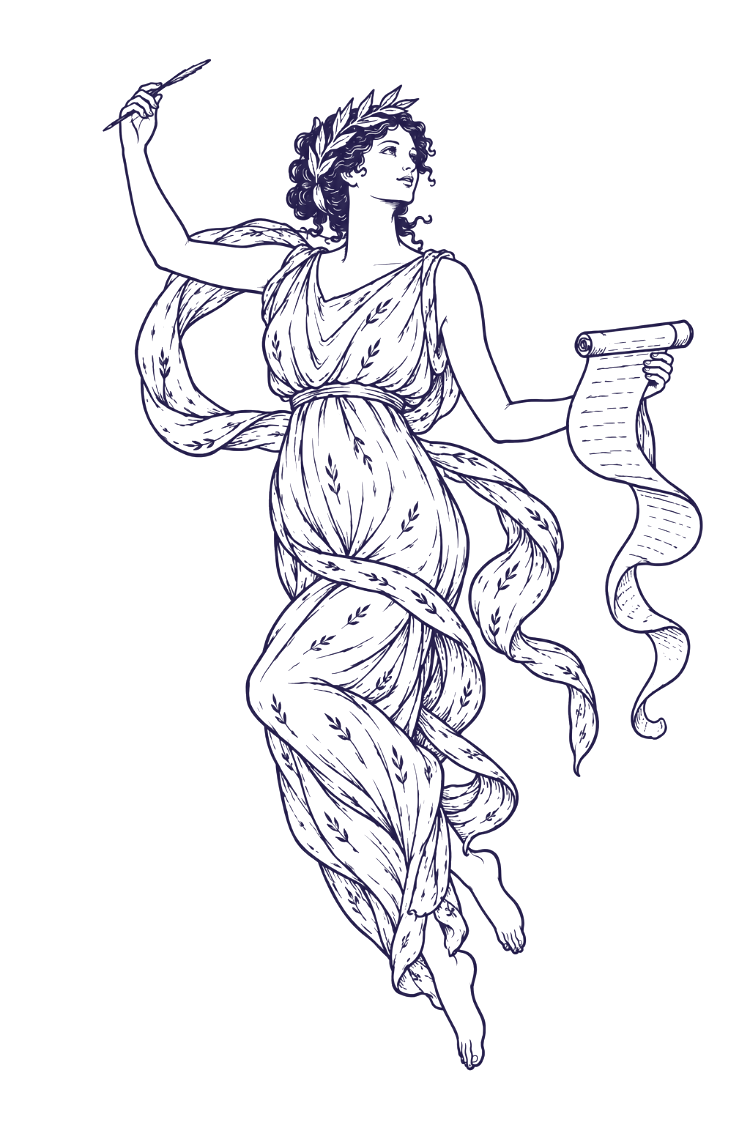
#> input picture kit/ilustraciones/musas/tinta/Caliope.png, 750 x 1125 px; its folder holds only this picture in this run
$ python duotono.py ../ilustraciones/musas/tinta/Caliope.png
#> lines starting #> are read from the running program, lines starting #| are printed output that depends on the picture
#!/usr/bin/env python3
"""Mooza · fotos: tinta azul con transparencia (el modo oficial) y duotono de dos colores.

TINTA (por defecto): relleno sólido azul #1b1444 con máscara = canal verde de la foto, invertido (alfa = 255 - verde).
Es el procedimiento de kit/fotos/ejemplo/procedimiento-foto-mooza.psd. Sin ajustes, el resultado es idéntico a la máscara del PSD.

DUOTONO (con --paleta). Procedimiento:
  1. Escala de grises por luminancia (0,2126 R + 0,7152 G + 0,0722 B).
  2. Niveles: el punto negro y el blanco salen de los percentiles 1 y 99, y luego se aplican gamma y contraste.
  3. Mapa de degradado de dos colores: las sombras toman el color oscuro y las luces el claro.
  4. Grano opcional, sutil, para que el plano no se vea digital.

Uso:
  python3 kit/duotono/duotono.py foto.jpg                         # tinta azul con transparencia (PNG RGBA)
  python3 kit/duotono/duotono.py carpeta/ --salida salida/ --fondo amarillo   # y vista previa JPG sobre amarillo
  python3 kit/duotono/duotono.py foto.jpg --paleta azul-amarillo   # duotono de dos colores
  python3 kit/duotono/duotono.py carpeta/ --paleta azul-naranja --lado 1600 --grano 0.03
Requiere Pillow y numpy.
"""
import argparse
import sys
from pathlib import Path

import numpy as np
from PIL import Image, ImageOps

# sombra, luz. Todos son colores de la paleta (tokens/colors.css).
PALETAS = {
    "azul-amarillo": ("#1b1444", "#fcee21"),
    "azul-naranja": ("#1b1444", "#fbb03b"),
    "azul-claro": ("#1b1444", "#f2f2f2"),
}


def rgb(h):
    return np.array([int(h[i:i + 2], 16) for i in (1, 3, 5)], dtype=np.float32)


def curva(t, c):
    """Contraste: 1 es lineal y más de 1 es una curva en S."""
    if c == 1:
        return t
    s = t * t * (3 - 2 * t)
    return t + (s - t) * min(1.0, c - 1)


def duotono(img, paleta, contraste=1.15, gamma=1.0, grano=0.0, negro=1, blanco=99, lado=None, semilla=7):
    img = ImageOps.exif_transpose(img).convert("RGB")
    if lado and max(img.size) > lado:
        k = lado / max(img.size)
        img = img.resize((round(img.width * k), round(img.height * k)), Image.LANCZOS)
    a = np.asarray(img, dtype=np.float32)
    lum = 0.2126 * a[..., 0] + 0.7152 * a[..., 1] + 0.0722 * a[..., 2]
    lo, hi = np.percentile(lum, [negro, blanco])
    if hi <= lo:
        lo, hi = 0.0, 255.0
    t = np.clip((lum - lo) / (hi - lo), 0, 1)
    t = np.power(t, 1.0 / gamma)
    t = curva(t, contraste)
    if grano:
        rng = np.random.default_rng(semilla)
        t = np.clip(t + (rng.random(t.shape, dtype=np.float32) - 0.5) * grano, 0, 1)
    c1, c2 = (rgb(x) for x in PALETAS[paleta])
    out = c1 + (c2 - c1) * t[..., None]
    return Image.fromarray(np.clip(out, 0, 255).astype(np.uint8), "RGB")


AZUL = "#1b1444"


def recortar_barras(img, umbral=12):
    """Quita las barras oscuras de los bordes (por ejemplo las de un pantallazo de Instagram): filas y columnas donde el canal verde nunca pasa del umbral."""
    g = np.asarray(img.convert("RGB"), dtype=np.uint8)[..., 1]
    filas = np.where(g.max(axis=1) > umbral)[0]
    cols = np.where(g.max(axis=0) > umbral)[0]
    if len(filas) == 0 or len(cols) == 0:
        return img
    return img.crop((int(cols[0]), int(filas[0]), int(cols[-1]) + 1, int(filas[-1]) + 1))


def tinta(img, contraste=1.0, gamma=1.0, grano=0.0, niveles=False, lado=None, semilla=7, recortar=False):
    """El modo de mostrar fotografías de Mooza: una tinta azul con transparencia.

    Es el procedimiento de Photoshop: una capa de relleno sólido azul (#1b1444) cuya máscara es el canal verde de la foto,
    invertido. Las sombras quedan opacas y las luces transparentes; el PNG se apoya sobre una zona lisa amarilla o naranja.
    Sin opciones el resultado es idéntico, píxel por píxel, a la máscara de la capa. contraste, gamma, niveles y grano
    son ajustes opcionales (apagados por defecto). Devuelve un PNG RGBA."""
#> called with contraste = 1, gamma = 1, grano = 0, niveles = False, semilla = 7, recortar = False
    img = ImageOps.exif_transpose(img).convert("RGB")
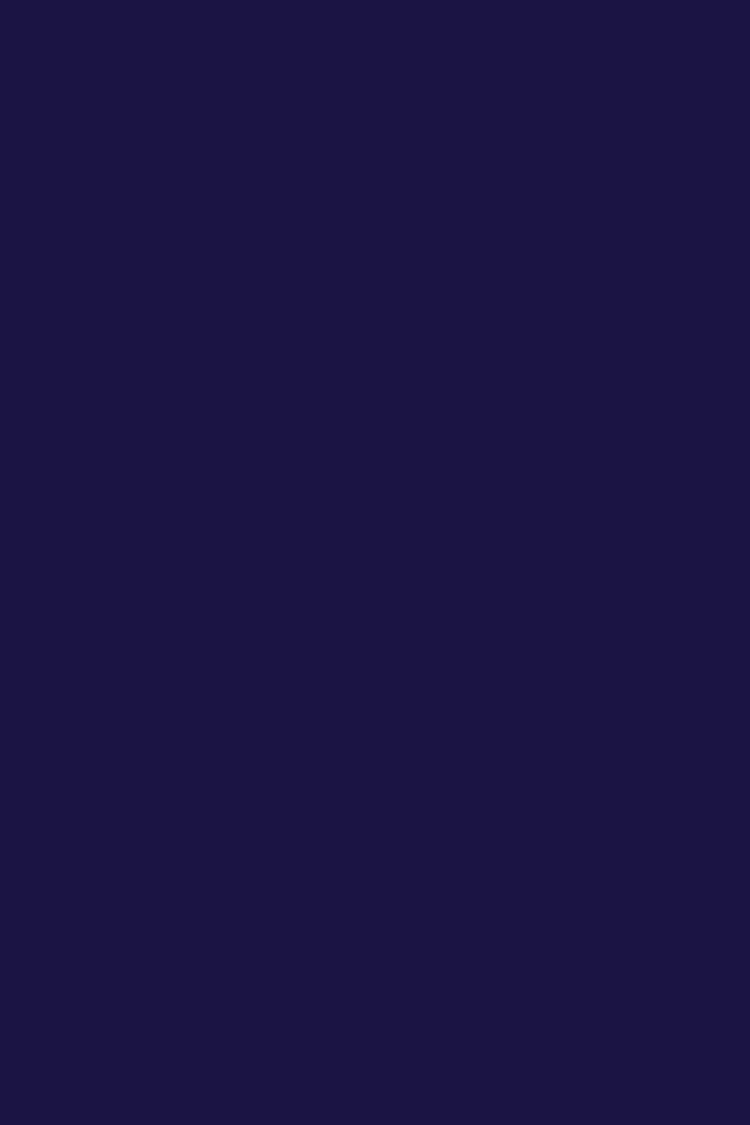
#> img: PIL image 750x1125 RGB; mean R, G, B 27, 20, 68
    if recortar:
        img = recortar_barras(img)
    if lado and max(img.size) > lado:
        k = lado / max(img.size)
        img = img.resize((round(img.width * k), round(img.height * k)), Image.LANCZOS)
    g = np.asarray(img, dtype=np.float32)[..., 1]
#> g: shape (1125, 750) float32; every value is 20
    if niveles or gamma != 1.0 or contraste != 1.0 or grano:
        lo, hi = (np.percentile(g, [1, 99]) if niveles else (0.0, 255.0))
        if hi <= lo:
            lo, hi = 0.0, 255.0
        t = np.clip((g - lo) / (hi - lo), 0, 1)
        t = np.power(t, 1.0 / gamma)
        t = curva(t, contraste)
        if grano:
            rng = np.random.default_rng(semilla)
            t = np.clip(t + (rng.random(t.shape, dtype=np.float32) - 0.5) * grano, 0, 1)
        g = np.round(255 * t)
    out = np.zeros(g.shape + (4,), dtype=np.uint8)
    out[..., :3] = np.asarray(rgb(AZUL), dtype=np.uint8)
    out[..., 3] = (255 - g).astype(np.uint8)
    return Image.fromarray(out, "RGBA")


def sobre_fondo(png, fondo, lado=None):
    """Vista previa: la tinta apoyada sobre la zona lisa (amarillo o naranja)."""
    color = {"amarillo": "#fcee21", "naranja": "#fbb03b"}[fondo]
    base = Image.new("RGBA", png.size, color)
    base.alpha_composite(png)
    return base.convert("RGB")


def main():
    p = argparse.ArgumentParser(description="Fotos de Mooza: tinta azul con transparencia (por defecto) o duotono")
    p.add_argument("entrada", help="Imagen o carpeta de imágenes")
    p.add_argument("--paleta", choices=["tinta"] + sorted(PALETAS), default="tinta", help="tinta: azul con transparencia (el modo oficial); las demás son duotonos de dos colores")
    p.add_argument("--contraste", type=float, default=None, help="1 es lineal; más de 1 da curva en S. En tinta, apagado por defecto")
    p.add_argument("--gamma", type=float, default=1.0, help="Mayor que 1 aclara los medios tonos")
    p.add_argument("--niveles", action="store_true", help="En tinta: estira negro y blanco por percentiles (1 y 99). Apagado por defecto")
    p.add_argument("--recortar", action="store_true", help="En tinta: recorta las barras oscuras de los bordes antes de convertir")
    p.add_argument("--fondo", choices=["amarillo", "naranja"], default=None, help="En tinta: además guarda una vista previa JPG sobre ese fondo")
    p.add_argument("--grano", type=float, default=0.0, help="Ruido sutil, de 0 a 0,1 (por defecto 0)")
    p.add_argument("--lado", type=int, default=None, help="Lado máximo en px")
    p.add_argument("--salida", default=None, help="Archivo o carpeta de salida (por defecto, junto a la entrada)")
    a = p.parse_args()

    src = Path(a.entrada)
    archivos = sorted(f for f in src.iterdir() if f.suffix.lower() in (".jpg", ".jpeg", ".png", ".webp", ".tif", ".tiff")) if src.is_dir() else [src]
    if not archivos:
        sys.exit("No encontré imágenes.")
    for f in archivos:
        if a.salida and (len(archivos) > 1 or Path(a.salida).suffix == ""):
            Path(a.salida).mkdir(parents=True, exist_ok=True)
            dest = Path(a.salida) / f"{f.stem}-{a.paleta}.png"
        elif a.salida:
            dest = Path(a.salida)
        else:
            dest = f.with_name(f"{f.stem}-{a.paleta}.png")
        if a.paleta == "tinta":
            png = tinta(Image.open(f), a.contraste or 1.0, a.gamma, a.grano, a.niveles, lado=a.lado, recortar=a.recortar)
            png.save(dest)
            if a.fondo:
                sobre_fondo(png, a.fondo).save(dest.with_name(dest.stem + f"-sobre-{a.fondo}.jpg"), quality=92)
        else:
            duotono(Image.open(f), a.paleta, a.contraste or 1.15, a.gamma, a.grano, lado=a.lado).save(dest)
        print(dest)


if __name__ == "__main__":
    main()
